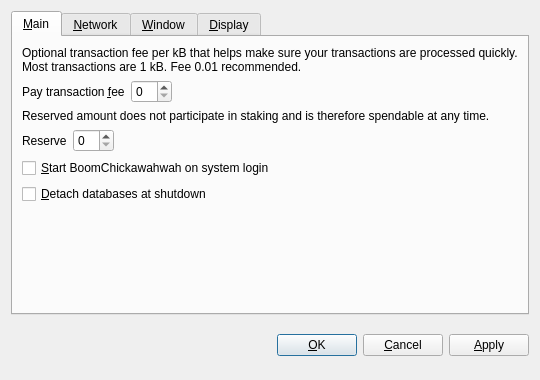
<?xml version="1.0" encoding="UTF-8"?>
<ui version="4.0">
 <class>OptionsDialog</class>
 <widget class="QDialog" name="OptionsDialog">
  <property name="geometry">
   <rect>
    <x>0</x>
    <y>0</y>
    <width>540</width>
    <height>380</height>
   </rect>
  </property>
  <property name="windowTitle">
   <string>Options</string>
  </property>
  <property name="modal">
   <bool>true</bool>
  </property>
  <layout class="QVBoxLayout" name="verticalLayout">
   <item>
    <widget class="QTabWidget" name="tabWidget">
     <property name="tabPosition">
      <enum>QTabWidget::North</enum>
     </property>
     <property name="currentIndex">
      <number>0</number>
     </property>
     <widget class="QWidget" name="tabMain">
      <attribute name="title">
       <string>&amp;Main</string>
      </attribute>
      <layout class="QVBoxLayout" name="verticalLayout_Main">
       <item>
        <widget class="QLabel" name="transactionFeeInfoLabel">
         <property name="text">
          <string>Optional transaction fee per kB that helps make sure your transactions are processed quickly. Most transactions are 1 kB. Fee 0.01 recommended.</string>
         </property>
         <property name="textFormat">
          <enum>Qt::PlainText</enum>
         </property>
         <property name="wordWrap">
          <bool>true</bool>
         </property>
        </widget>
       </item>
       <item>
        <layout class="QHBoxLayout" name="horizontalLayoutFee">
         <item>
          <widget class="QLabel" name="transactionFeeLabel">
           <property name="text">
            <string>Pay transaction &amp;fee</string>
           </property>
           <property name="textFormat">
            <enum>Qt::PlainText</enum>
           </property>
           <property name="buddy">
            <cstring>transactionFee</cstring>
           </property>
          </widget>
         </item>
         <item>
          <widget class="BitcoinAmountField" name="transactionFee"/>
         </item>
         <item>
          <spacer name="horizontalSpacerFee">
           <property name="orientation">
            <enum>Qt::Horizontal</enum>
           </property>
           <property name="sizeHint" stdset="0">
            <size>
             <width>40</width>
             <height>20</height>
            </size>
           </property>
          </spacer>
         </item>
        </layout>
       </item>
       <item>
        <widget class="QLabel" name="reserveBalanceInfoLabel">
         <property name="text">
          <string>Reserved amount does not participate in staking and is therefore spendable at any time.</string>
         </property>
         <property name="textFormat">
          <enum>Qt::PlainText</enum>
         </property>
         <property name="wordWrap">
          <bool>true</bool>
         </property>
        </widget>
       </item>
       <item>
        <layout class="QHBoxLayout" name="horizontalLayoutReserveBalance">
         <item>
          <widget class="QLabel" name="reserveBalanceLabel">
           <property name="text">
            <string>Reserve</string>
           </property>
           <property name="textFormat">
            <enum>Qt::PlainText</enum>
           </property>
           <property name="buddy">
            <cstring>reserveBalance</cstring>
           </property>
          </widget>
         </item>
         <item>
          <widget class="BitcoinAmountField" name="reserveBalance"/>
         </item>
         <item>
          <spacer name="horizontalSpacerReserveBalance">
           <property name="orientation">
            <enum>Qt::Horizontal</enum>
           </property>
           <property name="sizeHint" stdset="0">
            <size>
             <width>40</width>
             <height>20</height>
            </size>
           </property>
          </spacer>
         </item>
        </layout>
       </item>
       <item>
        <widget class="QCheckBox" name="bitcoinAtStartup">
         <property name="toolTip">
          <string>Automatically start BoomChickawahwah after logging in to the system.</string>
         </property>
         <property name="text">
          <string>&amp;Start BoomChickawahwah on system login</string>
         </property>
        </widget>
       </item>
       <item>
        <widget class="QCheckBox" name="detachDatabases">
         <property name="toolTip">
          <string>Detach block and address databases at shutdown. This means they can be moved to another data directory, but it slows down shutdown. The wallet is always detached.</string>
         </property>
         <property name="text">
          <string>&amp;Detach databases at shutdown</string>
         </property>
        </widget>
       </item>
       <item>
        <spacer name="verticalSpacer_Main">
         <property name="orientation">
          <enum>Qt::Vertical</enum>
         </property>
         <property name="sizeHint" stdset="0">
          <size>
           <width>20</width>
           <height>40</height>
          </size>
         </property>
        </spacer>
       </item>
      </layout>
     </widget>
     <widget class="QWidget" name="tabNetwork">
      <attribute name="title">
       <string>&amp;Network</string>
      </attribute>
      <layout class="QVBoxLayout" name="verticalLayout_Network">
       <item>
        <widget class="QCheckBox" name="mapPortUpnp">
         <property name="toolTip">
          <string>Automatically open the BoomChickawahwah client port on the router. This only works when your router supports UPnP and it is enabled.</string>
         </property>
         <property name="text">
          <string>Map port using &amp;UPnP</string>
         </property>
        </widget>
       </item>
       <item>
        <widget class="QCheckBox" name="connectSocks">
         <property name="toolTip">
          <string>Connect to the BoomChickawahwah network through a SOCKS proxy (e.g. when connecting through Tor).</string>
         </property>
         <property name="text">
          <string>&amp;Connect through SOCKS proxy:</string>
         </property>
        </widget>
       </item>
       <item>
        <layout class="QHBoxLayout" name="horizontalLayout_Network">
         <item>
          <widget class="QLabel" name="proxyIpLabel">
           <property name="text">
            <string>Proxy &amp;IP:</string>
           </property>
           <property name="textFormat">
            <enum>Qt::PlainText</enum>
           </property>
           <property name="buddy">
            <cstring>proxyIp</cstring>
           </property>
          </widget>
         </item>
         <item>
          <widget class="QValidatedLineEdit" name="proxyIp">
           <property name="maximumSize">
            <size>
             <width>140</width>
             <height>16777215</height>
            </size>
           </property>
           <property name="toolTip">
            <string>IP address of the proxy (e.g. 127.0.0.1)</string>
           </property>
          </widget>
         </item>
         <item>
          <widget class="QLabel" name="proxyPortLabel">
           <property name="text">
            <string>&amp;Port:</string>
           </property>
           <property name="textFormat">
            <enum>Qt::PlainText</enum>
           </property>
           <property name="buddy">
            <cstring>proxyPort</cstring>
           </property>
          </widget>
         </item>
         <item>
          <widget class="QLineEdit" name="proxyPort">
           <property name="maximumSize">
            <size>
             <width>55</width>
             <height>16777215</height>
            </size>
           </property>
           <property name="toolTip">
            <string>Port of the proxy (e.g. 9050)</string>
           </property>
          </widget>
         </item>
         <item>
          <widget class="QLabel" name="socksVersionLabel">
           <property name="text">
            <string>SOCKS &amp;Version:</string>
           </property>
           <property name="textFormat">
            <enum>Qt::PlainText</enum>
           </property>
           <property name="buddy">
            <cstring>socksVersion</cstring>
           </property>
          </widget>
         </item>
         <item>
          <widget class="QValueComboBox" name="socksVersion">
           <property name="toolTip">
            <string>SOCKS version of the proxy (e.g. 5)</string>
           </property>
          </widget>
         </item>
         <item>
          <spacer name="horizontalSpacer_Network">
           <property name="orientation">
            <enum>Qt::Horizontal</enum>
           </property>
           <property name="sizeHint" stdset="0">
            <size>
             <width>40</width>
             <height>20</height>
            </size>
           </property>
          </spacer>
         </item>
        </layout>
       </item>
       <item>
        <spacer name="verticalSpacer_Network">
         <property name="orientation">
          <enum>Qt::Vertical</enum>
         </property>
         <property name="sizeHint" stdset="0">
          <size>
           <width>20</width>
           <height>40</height>
          </size>
         </property>
        </spacer>
       </item>
      </layout>
     </widget>
     <widget class="QWidget" name="tabWindow">
      <attribute name="title">
       <string>&amp;Window</string>
      </attribute>
      <layout class="QVBoxLayout" name="verticalLayout_Window">
       <item>
        <widget class="QCheckBox" name="minimizeToTray">
         <property name="toolTip">
          <string>Show only a tray icon after minimizing the window.</string>
         </property>
         <property name="text">
          <string>&amp;Minimize to the tray instead of the taskbar</string>
         </property>
        </widget>
       </item>
       <item>
        <widget class="QCheckBox" name="minimizeOnClose">
         <property name="toolTip">
          <string>Minimize instead of exit the application when the window is closed. When this option is enabled, the application will be closed only after selecting Quit in the menu.</string>
         </property>
         <property name="text">
          <string>M&amp;inimize on close</string>
         </property>
        </widget>
       </item>
       <item>
        <spacer name="verticalSpacer_Window">
         <property name="orientation">
          <enum>Qt::Vertical</enum>
         </property>
         <property name="sizeHint" stdset="0">
          <size>
           <width>20</width>
           <height>40</height>
          </size>
         </property>
        </spacer>
       </item>
      </layout>
     </widget>
     <widget class="QWidget" name="tabDisplay">
      <attribute name="title">
       <string>&amp;Display</string>
      </attribute>
      <layout class="QVBoxLayout" name="verticalLayout_Display">
       <item>
        <layout class="QHBoxLayout" name="horizontalLayout_1_Display">
         <item>
          <widget class="QLabel" name="langLabel">
           <property name="text">
            <string>User Interface &amp;language:</string>
           </property>
           <property name="textFormat">
            <enum>Qt::PlainText</enum>
           </property>
           <property name="buddy">
            <cstring>lang</cstring>
           </property>
          </widget>
         </item>
         <item>
          <widget class="QValueComboBox" name="lang">
           <property name="toolTip">
            <string>The user interface language can be set here. This setting will take effect after restarting BoomChickawahwah.</string>
           </property>
          </widget>
         </item>
        </layout>
       </item>
       <item>
        <layout class="QHBoxLayout" name="horizontalLayout_2_Display">
         <item>
          <widget class="QLabel" name="unitLabel">
           <property name="text">
            <string>&amp;Unit to show amounts in:</string>
           </property>
           <property name="textFormat">
            <enum>Qt::PlainText</enum>
           </property>
           <property name="buddy">
            <cstring>unit</cstring>
           </property>
          </widget>
         </item>
         <item>
          <widget class="QValueComboBox" name="unit">
           <property name="toolTip">
            <string>Choose the default subdivision unit to show in the interface and when sending coins.</string>
           </property>
          </widget>
         </item>
        </layout>
       </item>
       <item>
        <widget class="QCheckBox" name="displayAddresses">
         <property name="toolTip">
          <string>Whether to show BoomChickawahwah addresses in the transaction list or not.</string>
         </property>
         <property name="text">
          <string>&amp;Display addresses in transaction list</string>
         </property>
        </widget>
       </item>
       <item>
        <widget class="QCheckBox" name="coinControlFeatures">
         <property name="toolTip">
          <string>Whether to show coin control features or not.</string>
         </property>
         <property name="text">
          <string>Display coin &amp;control features (experts only!)</string>
         </property>
        </widget>
       </item>
       <item>
        <spacer name="verticalSpacer_Display">
         <property name="orientation">
          <enum>Qt::Vertical</enum>
         </property>
         <property name="sizeHint" stdset="0">
          <size>
           <width>20</width>
           <height>40</height>
          </size>
         </property>
        </spacer>
       </item>
      </layout>
     </widget>
    </widget>
   </item>
   <item>
    <layout class="QHBoxLayout" name="horizontalLayout_Buttons">
     <item>
      <spacer name="horizontalSpacer_1">
       <property name="orientation">
        <enum>Qt::Horizontal</enum>
       </property>
       <property name="sizeHint" stdset="0">
        <size>
         <width>40</width>
         <height>48</height>
        </size>
       </property>
      </spacer>
     </item>
     <item>
      <widget class="QLabel" name="statusLabel">
       <property name="font">
        <font>
         <weight>75</weight>
         <bold>true</bold>
        </font>
       </property>
       <property name="text">
        <string/>
       </property>
       <property name="textFormat">
        <enum>Qt::PlainText</enum>
       </property>
       <property name="wordWrap">
        <bool>true</bool>
       </property>
      </widget>
     </item>
     <item>
      <spacer name="horizontalSpacer_2">
       <property name="orientation">
        <enum>Qt::Horizontal</enum>
       </property>
       <property name="sizeHint" stdset="0">
        <size>
         <width>40</width>
         <height>48</height>
        </size>
       </property>
      </spacer>
     </item>
     <item>
      <widget class="QPushButton" name="okButton">
       <property name="text">
        <string>&amp;OK</string>
       </property>
      </widget>
     </item>
     <item>
      <widget class="QPushButton" name="cancelButton">
       <property name="text">
        <string>&amp;Cancel</string>
       </property>
       <property name="autoDefault">
        <bool>false</bool>
       </property>
      </widget>
     </item>
     <item>
      <widget class="QPushButton" name="applyButton">
       <property name="text">
        <string>&amp;Apply</string>
       </property>
       <property name="autoDefault">
        <bool>false</bool>
       </property>
      </widget>
     </item>
    </layout>
   </item>
  </layout>
 </widget>
 <customwidgets>
  <customwidget>
   <class>BitcoinAmountField</class>
   <extends>QSpinBox</extends>
   <header>bitcoinamountfield.h</header>
  </customwidget>
  <customwidget>
   <class>QValueComboBox</class>
   <extends>QComboBox</extends>
   <header>qvaluecombobox.h</header>
  </customwidget>
  <customwidget>
   <class>QValidatedLineEdit</class>
   <extends>QLineEdit</extends>
   <header>qvalidatedlineedit.h</header>
  </customwidget>
 </customwidgets>
 <resources/>
 <connections/>
</ui>
